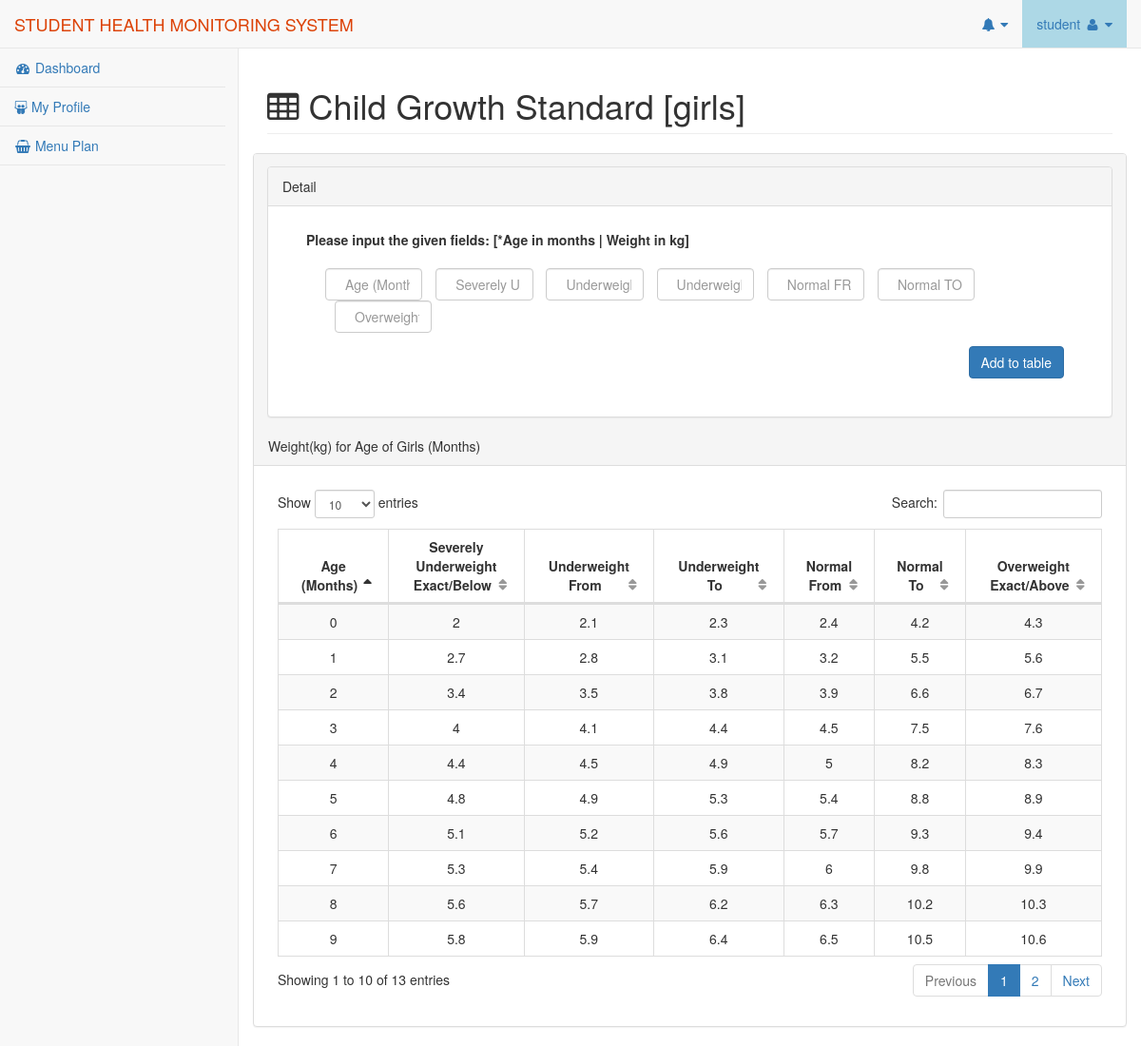
The app's page /pages/girls-child-growth-standard-table.php (signed in) with its own data.
### tables this page shows
CREATE TABLE IF NOT EXISTS `girls_growth_table` (
  `id` int(11) NOT NULL AUTO_INCREMENT,
  `age` int(11) NOT NULL,
  `severely_underweight` float NOT NULL,
  `underweight_from` float NOT NULL,
  `underweight_to` float NOT NULL,
  `normal_from` float NOT NULL,
  `normal_to` float NOT NULL,
  `overweight` float NOT NULL,
  PRIMARY KEY (`id`)
);

### pages/girls-child-growth-standard-table.php (the view, shortened to what this page needs)
<?php
	include '../template/header.php';
?>
 <div id="page-wrapper">
        <div class="row">
            <div class="col-lg-12">
                <h1 class="page-header"> <i class="fa fa-table"></i> Child Growth Standard [girls]</h1>
            </div>
        </div>
            <div class="row">
                <div class="col-lg-12">
                <div class="panel panel-default" style="    margin-top: 1em;">
                    <div class="panel-heading">
                        Detail
                    </div>
                    <div class="panel-body">
                      <form method="POST" action="../cli/functions.php">
                        <div class="col-lg-12">
                          <div class="form-group ">
                            <label>Please input the given fields: [*Age in months | Weight in kg]</label>
                          </div>
                          <div class="form-group radio-inline myform">
                            <input  type="text" class="form-control radio-inline" name="age" placeholder="Age (Months)" required>
                            <input  type="text" class="form-control radio-inline" name="severely_underweight" placeholder="Severely Underweight" required>
                             <input  type="text" class="form-control radio-inline" name="underweight_from" placeholder="Underweight FR" required>
                            <input  type="text" class="form-control radio-inline" name="underweight_to" placeholder="Underweight TO" required>
                            <input  type="text" class="form-control radio-inline" name="normal_from" placeholder="Normal FR" required>
                            <input  type="text" class="form-control radio-inline" name="normal_to" placeholder="Normal TO" required>
                            <input  type="text" class="form-control radio-inline" name="overweight" placeholder="Overweight" required>
                          </div>
                          <div class="form-group mybtn">
                            <input type="submit" name="submit" value="Add to table" class="btn btn-primary">
                          </div>
                        </div>
                      </form>
                    </div>
                </div>
                </div>
                    <div class="panel panel-default">
                        <div class="panel-heading">
                            Weight(kg) for Age of Girls (Months)
                        </div>
                        <div class="panel-body">
                            <table width="100%" class="table table-striped table-bordered table-hover" id="dataTables-example">
                                <thead>
                                    <tr>
                                        <th>Age<br>(Months)</th>
                                        <th>Severely <br>Underweight<br>Exact/Below</th>
                                        <th>Underweight<br>From</th>
                                        <th>Underweight<br>To</th>
                                        <th>Normal<br>From</th>
                                        <th>Normal<br>To</th>
                                        <th>Overweight<br>Exact/Above</th>
                                    </tr>
                                </thead>
                                <tbody>
                                  <?php
                                    $sql = "SELECT
                                            id,
                                            age,
                                            severely_underweight,
                                            underweight_from,
                                            underweight_to,
                                            normal_from,
                                            normal_to,
                                            overweight
                                            FROM girls_growth_table ORDER BY age ASC";
                                    $result = mysqli_query($mysqli,$sql);
                                    if (mysqli_num_rows($result) > 0) {
                                        while($row = mysqli_fetch_assoc($result)) {
                                            echo '<tr onclick="javascript:showGrowthModal('.$row['id'].');">';
                                              echo '<td>'.$row['age'].'</td>';
                                              echo '<td>'.$row['severely_underweight'].'</td>';
                                              echo '<td>'.$row['underweight_from'].'</td>';
                                              echo '<td>'.$row['underweight_to'].'</td>';
                                              echo '<td>'.$row['normal_from'].'</td>';
                                              echo '<td>'.$row['normal_to'].'</td>';
                                              echo '<td>'.$row['overweight'].'</td>';
                                              echo "</tr>";
                                        }
                                    }
                                  ?>
                                </tbody>
                            </table>
                        </div>
                    </div>
                </div>
            </div>
 </div>
<?php
	include '../template/footer.php';
?>

### template/header.php (style rules this page uses)
select, textarea, input[type="text"], input[type="password"], input[type="datetime"], input[type="datetime-local"], input[type="date"], input[type="month"], input[type="time"], input[type="week"], input[type="number"], input[type="email"], input[type="url"], input[type="search"], input[type="tel"], input[type="color"], .uneditable-input { min-height: 30px !important; margin-bottom: 0; }

### pages/girls-child-growth-standard-table.php (style rules this page uses)
.table thead tr th,.table tbody tr td { text-align: center; }
.myform input { width:13.0%; }
.mybtn input { margin-top: 1em; float: right; }
.panel-body { padding: 25px; }

### records on screen
girls_growth_table: age "0", severely_underweight "2", underweight_from "2.1", underweight_to "2.3", normal_from "2.4", normal_to "4.2", overweight "4.3"
girls_growth_table: age "1", severely_underweight "2.7", underweight_from "2.8", underweight_to "3.1", normal_from "3.2", normal_to "5.5", overweight "5.6"
girls_growth_table: age "2", severely_underweight "3.4", underweight_from "3.5", underweight_to "3.8", normal_from "3.9", normal_to "6.6", overweight "6.7"
girls_growth_table: age "3", severely_underweight "4", underweight_from "4.1", underweight_to "4.4", normal_from "4.5", normal_to "7.5", overweight "7.6"
girls_growth_table: age "4", severely_underweight "4.4", underweight_from "4.5", underweight_to "4.9", normal_from "5", normal_to "8.2", overweight "8.3"
girls_growth_table: age "5", severely_underweight "4.8", underweight_from "4.9", underweight_to "5.3", normal_from "5.4", normal_to "8.8", overweight "8.9"
girls_growth_table: age "6", severely_underweight "5.1", underweight_from "5.2", underweight_to "5.6", normal_from "5.7", normal_to "9.3", overweight "9.4"
girls_growth_table: age "7", severely_underweight "5.3", underweight_from "5.4", underweight_to "5.9", normal_from "6", normal_to "9.8", overweight "9.9"
girls_growth_table: age "8", severely_underweight "5.6", underweight_from "5.7", underweight_to "6.2", normal_from "6.3", normal_to "10.2", overweight "10.3"
girls_growth_table: age "9", severely_underweight "5.8", underweight_from "5.9", underweight_to "6.4", normal_from "6.5", normal_to "10.5", overweight "10.6"

### other values on screen
$name_User "student"
